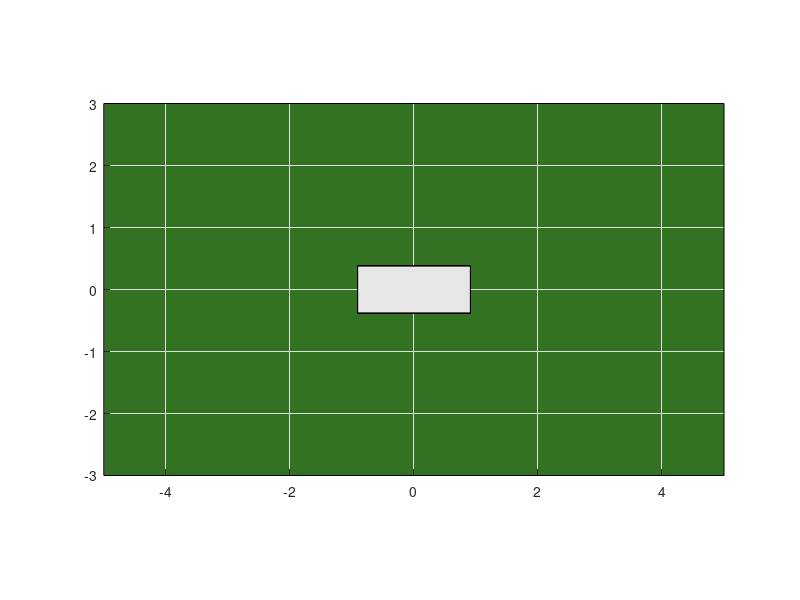

Write the MATLAB code that produced this figure.
function court = getCourt()
    % TODO: Add description
    
    % Initialize court as struct
    court = struct;
    
    % Get a figure for the court
    court.figure = figure;
    
    % Set the axis limits
    court.limits = struct;
    
    court.limits.xMin = -5; % [m]
    court.limits.xMax = 5; % [m]
    
    court.limits.yMin = -3; % [m]
    court.limits.yMax = 3; % [m]
    
    court.limits.zMin = 0; % [m]
    court.limits.zMax = 3; % [m]
    
    court.limits.axis = [ ...
        court.limits.xMin ...
        court.limits.xMax ...
        court.limits.yMin ...
        court.limits.yMax ...
        court.limits.zMin ...
        court.limits.zMax];
    
    % Floor
    court.floor.vertices = [ ...
        court.limits.xMin court.limits.yMin court.limits.zMin; ...
        court.limits.xMax court.limits.yMin court.limits.zMin; ...
        court.limits.xMax court.limits.yMax court.limits.zMin; ...
        court.limits.xMin court.limits.yMax court.limits.zMin];
    court.floor.faces = [1 2 3 4];
    court.floor.color = [50 114 34] ./ 255;
    
    court.floor.pHandler = patch('Faces',court.floor.faces,'Vertices',court.floor.vertices,'FaceColor',court.floor.color);
    axis equal
    axis manual
    axis(court.limits.axis)
    grid on
    
    % Table
    court.table = struct;
    
    % Table: Size
    court.table.length = 1.82; % [m]
    court.table.width = 0.762; % [m]
    court.table.thickness = 0.042; % [m]
    court.table.bottomHeight = 0.762; % [m]
    
    court.table.vertices = [ ...
        0 0 0; ...
        1 0 0; ...
        1 1 0; ...
        0 1 0; ...
        0 0 1; ...
        1 0 1; ...
        1 1 1; ...
        0 1 1];
    
    % Table: Centering
    court.table.vertices(:,1) = court.table.vertices(:,1) - 0.5;
    court.table.vertices(:,2) = court.table.vertices(:,2) - 0.5;
    
    % Table: Scaling
    court.table.vertices(:,1) = court.table.length * court.table.vertices(:,1);
    court.table.vertices(:,2) = court.table.width * court.table.vertices(:,2);
    court.table.vertices(:,3) = court.table.thickness * court.table.vertices(:,3);
    
    % Table: Rising
    court.table.vertices(:,3) = court.table.vertices(:,3) + court.table.bottomHeight;
    
    court.table.faces = [ ...
        1 2 3 4; ...
        1 2 6 5; ...
        2 3 7 6; ...
        3 4 8 7; ...
        4 1 5 8; ...
        5 6 7 8];
    
    court.table.color = [0.9 0.9 0.9];
    
    court.table.pHandler = patch('Faces',court.table.faces,'Vertices',court.table.vertices,'FaceColor',court.table.color);
    axis equal
    axis manual
    axis(court.limits.axis)
    grid on
    
    % Cups
    cupHeight = 0.12065; % [m]
    cupTopRadius = 0.047625; % [m]
    cupBottomRadius = 0.03175; % [m]
    cupColor = [211 44 39] ./ 255;

    court.cups = struct;
end